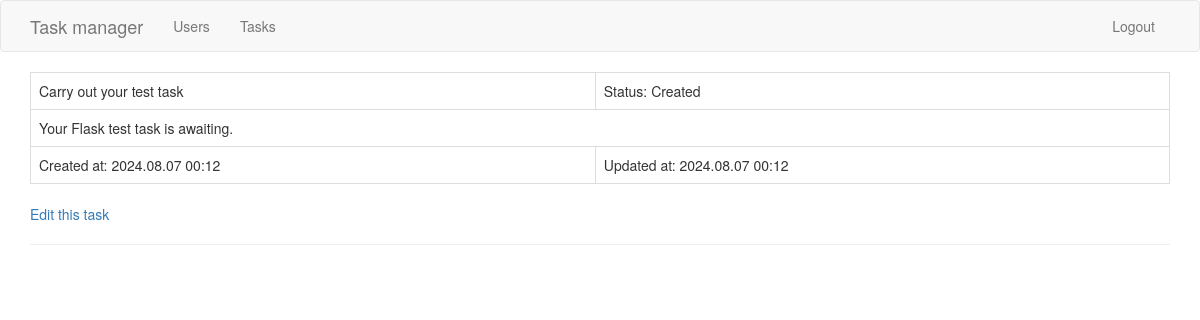
The page /task/2 (signed in) on the database its author committed.
### app/models.py (models this page shows, shortened)
class Task(db.Model):
	id = db.Column(db.Integer, primary_key=True)
	title = db.Column(db.String(140))
	description = db.Column(db.String(2000))
	created_at = db.Column(db.DateTime, index=True, default=datetime.utcnow)
	updated_at = db.Column(db.DateTime, index=True, default=datetime.utcnow)
	status = db.Column(db.String(11), index=True, default='Created')
	executor_id = db.Column(db.Integer, db.ForeignKey('user.id'))

### app/routes.py (the view)
@app.route('/task/<task_id>')
@login_required
def task(task_id):
	task = Task.query.filter_by(id=task_id).first_or_404()
	return render_template('task.html', task=task)

### app/models.py (called while the page is built)
@login.user_loader
def load_user(id):
	return User.query.get(int(id))

### app/templates/task.html
{% extends "base.html" %}
{% block content %}
	<table class="table table-bordered">
		<tr>
			<td>{{ task.title }}</td>
			<td>Status: {{ task.status }}</td>
		</tr>
		<tr><td colspan="2" style="white-space: pre-wrap;">{{ task.description }}</td></tr>
		<tr>
			<td>Created at: {{ task.created_at.strftime("%Y.%m.%d %H:%M") }}</td>
			<td>Updated at: {{ task.updated_at.strftime("%Y.%m.%d %H:%M") }}</td>
		</tr>
	</table>
	<a href="{{ url_for('edit_task', task_id=task.id ) }}">Edit this task</a>
	<hr>
{% endblock %}

### rows shown on the page
Task: title "Carry out your test task", status "Created", description "Your Flask test task is awaiting.", created_at "2024.08.07 00:12", updated_at "2024.08.07 00:12"
